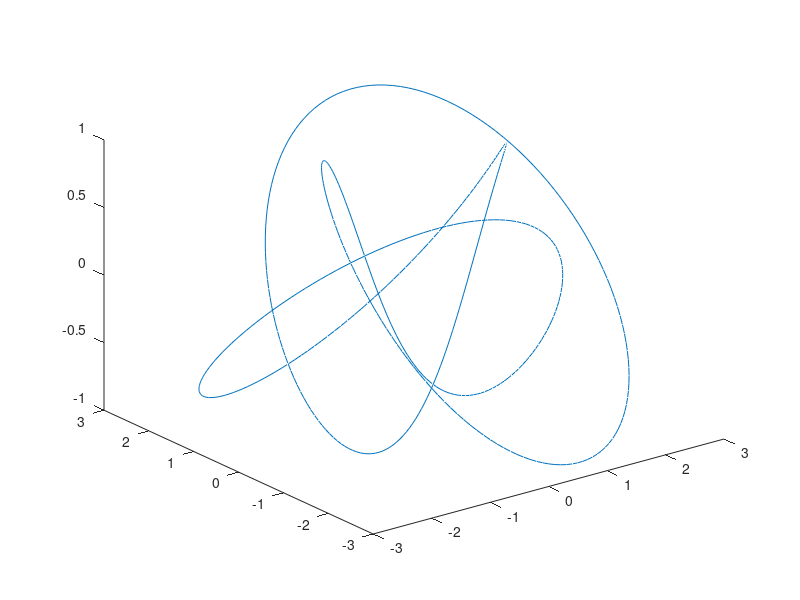

Here is the MATLAB script that generated this plot: (Note: this script raises an error after producing the figure.)
clear all;
close all;
flag = "Eight";

aFlag = true;

N = 500;

t = linspace(0,1,N);

% dt = (t(end)-t(1))/(N-1);

% Defining the curves chosen by the user

switch flag

case "Bezier"

Pts = [0 1 1 2;

0 randi(5)-2 randi(5)-3 0;

0 1 2 3];

Curv = Bezier(Pts, t*2);

case "Helix"

x = cos(pi.*2*t);

y = sin(pi.*2*t);

z = t*2;

Curv = [x; y; z];

case "Viviani Curve"

x = cos(pi.*2.*t).^2;

y = cos(pi.*2.*t).*sin(pi.*2.*t);

z = sin(pi.*2.*t);

Curv = [x; y; z];

case "Torus"

x = 1/3*(cos(pi.*2.*t) + 2*cos(2*pi.*2.*t));

y = 1/3*(sin(pi.*2.*t) - 2*sin(2*pi.*2.*t));

z = 1/3*(2*sin(pi.*2.*t));

Curv = [x; y; z];

case "Kink"

x = 1/3*(cos(pi.*2.*t) + 2*cos(2*pi.*2.*t));

y = 1/3*(sin(pi.*2.*t) - 2*sin(2*pi.*2.*t));

z = 1/3*(2*sin(pi.*2.*t));

Curv = [x; y; z];

case "New Knot"

x = cos(pi*2.*2.*t).*(3+cos(pi*3.*2.*t));

y = sin(pi*3.*2.*t).*(3+cos(pi*3.*2.*t));

z = sin(pi*4.*2.*t);

Curv = [x; y; z];

case "Circle"

x = cos(pi*2.*t);

y = sin(pi*2.*t);

z = zeros(size(t));

Curv = [x; y; z];

case "Circle2"

t=(t.^2+t).*0.5;

x = cos(pi*2.*t);

y = sin(pi*2.*t);

z = zeros(size(t));

Curv = [x; y; z];

case "My Knot"

    t=t.*2.*pi;
        A = 1;          % Amplitude
mu = pi;         % Mean
sigma = 0.2;      % Standard deviation


% Compute Gaussian function
gauss = A * exp(-(t - mu).^2 / (2 * sigma^2));


x=cos(t)+0.5.*gauss;
y=gauss.*-3.*sin(t)+sin(t);
z=0.3.*gauss.*-3.*sin(t);
Curv = [x;y;z];


    case "Cash"

        % Define the helix and motion parameters
radius = 10;            % Radius of the main helix
small_radius = 0.2;     % Radius of the high-frequency corkscrew
pitch = 15;             % Vertical distance for a single complete loop of the helix
high_freq = 15;         % Frequency multiplier for the high-frequency corkscrew
% num_points = 10000;     % Number of points along the helix
% dt = 0.05;              % Time step
% total_time = 10.0;      % Total time for the simulation
% time_steps = total_time / dt;

% Parametrize the helix 
t = t*2*pi;

x = radius * cos(t) - cos(t) .* small_radius .* cos(high_freq * t);
y = radius * sin(t) - sin(t) .* small_radius .* cos(high_freq * t);
z = small_radius * sin(high_freq * t);
Curv = [x;y;z];


    case "Eight"
        a=2*pi*t;
        x = (2 + cos(2*a)).*cos(3*a);
y = (2 + cos(2*a)).*sin(3*a);
z = sin(4*a);
Curv = [x;y;z];

    case "Trefoil"
        a=2*pi*t;
        x = sin(a) + 2*sin(2*a);
y = sin(3*a);
z = cos(a) - 2*cos(2*a);
Curv = [x;y;z];

case "Granny"
        a=2*pi*t;
       x = -0.22*cos(a) - 1.28*sin(a) - 0.44*cos(3*a) - 0.78*sin(3*a);
y = -0.1*cos(2*a) - 0.27*sin(2*a) + 0.38*cos(4*a) + 0.46*sin(4*a);
z = 0.7*cos(3*a) - 0.4*sin(3*a);
Curv = [x;y;z];


end

plot3(x,y,z)

%% Get uniform Spacing

%make uniformly spaced

pt = interparc(300,x,y,z);
pt = pt';
% pt=interparc(100,pt(1,:),pt(2,:),pt(3,:));
% pt=pt';

figure;
hold on
scatter3(pt(1,:),pt(2,:),pt(3,:))
plot3(pt(1,:),pt(2,:),pt(3,:))

edgeVals = edges(pt);

norms = sqrt(sum(edgeVals.^2, 1)); % Calculate norm for each vector

% Plot the norms
figure
plot(norms, 'LineWidth', 2);
xlabel('Index');
ylabel('Norm');
title('Norm of Deriv. Vectors along Curve');
grid on;




%% Compute curvature and torsion

[T,N,B,k,tor] = frenet(pt(1,:),pt(2,:),pt(3,:));
figure

hold on

plot(k, 'DisplayName', 'Curvature (k)');
plot(tor, 'DisplayName', 'Torsion (tor)');

legend;  % Add legend to identify the curves
xlabel('X-axis');  % Label the x-axis
ylabel('Y-axis');  % Label the y-axis
title('Curvature (k) and Torsion (tor)');  % Add a title


%% Compute PSI for NLSE

totalTor = cumsum(tor);

figure

hold on

plot(k, 'DisplayName', 'Curvature (norm of psi)');
plot(tor, 'DisplayName', 'Torsion (tor)');
plot(totalTor, 'DisplayName', 'Total Torsion (argument of psi)');

legend;  % Add legend to identify the curves
xlabel('X-axis');  % Label the x-axis
ylabel('Y-axis');  % Label the y-axis
title('Total Torsion (integral of tor)');  % Add a title

%% TRY ODE45

% Initial curve and time span
% Curv = initial_curve; % Replace initial_curve with your initial curve
y0 = Curv(:); % Reshape the curve to a column vector
tspan = [0,5]; % Time span for simulation

% Solve the ODE using ode45
[t, y] = ode23(@curveODE, tspan, y0);

%% PLOT ANIMATION
% Create a figure


figure
plot(t)
pause(1);
figure;
axis equal;
xlabel('X');
ylabel('Y');
zlabel('Z');
title('Curve Animation');

% Initialize animated line
curve_line = animatedline('Color', 'b', 'LineWidth', 2);

num_points = numel(y0) / 3;

view(45, 20);
% Set the axis limits (optionally remove this so it just fits the curves)
lim=3.5;
grid on;
xlim([-lim, lim]);
ylim([-lim, lim]);
zlim([-lim, 10]);

WINDOW=5; %%% WINDOW will plot every window'th iteration, use this to speed up or slow down visualization
for i = 1:WINDOW:numel(t)
    % Reshape the solution to get the points at the current time step
    points_at_current_time = reshape(y(i,:)', [3, num_points]);

    % Clear the previous points
    clearpoints(curve_line);


    % Add the current line
    addpoints(curve_line, points_at_current_time(1,:), points_at_current_time(2,:), points_at_current_time(3,:));

    drawnow;

    % Pause for animation speed
    % pause(0.1);
end



%% PLOT THE CURVE AND BINORMAL VECTORS

[Deriv] = derivFunc(Curv);

hold on;

% Plot the vectors
quiver3(Curv(1,:), Curv(2,:), Curv(3,:), Deriv(1,:), Deriv(2,:), Deriv(3,:), 'r', 'LineWidth', 2);

plot3(Curv(1,:), Curv(2,:), Curv(3,:), 'b'); 

hold off;

% Add labels, title, etc. if needed
xlabel('X');
ylabel('Y');
zlabel('Z');
title('Vector field along curve');
grid on;


%% FUnctions

function [kB]=derivFunc(Curve)

Curve = Curve(:, 1:end-1); %remove last point so overlaps don't fuck things up
    
% Get the number of points
num_points = size(Curve, 2);

% Initialize the edge and derivative matrix
edges = zeros(3, num_points);
kB= zeros(3, num_points);

% Compute edges
for i = 1:num_points
    % Current point
    current_point = Curve(:, i);
    
    % Next point (if we are at the last point, loop back to the first point)
    next_point = Curve(:, mod(i, num_points)+1);
    
    % Compute edge vector
    edge_vector = next_point - current_point;
    
    % Store edge vector in the edges matrix
    edges(:, i) = edge_vector;
end

for i = 1:num_points
    kB(:,i)=2.*cross(edges(:,mod(i-2, num_points)+1),edges(:,i))./(norm(edges(:,mod(i-2, num_points)+1)).*norm(edges(:,i))+dot(edges(:,mod(i-2, num_points)+1),edges(:,i)));%from paper, except further divided by the average norm of the vectors?
    kB(:,i)=kB(:,i)./(norm(edges(:,mod(i-2, num_points)+1))+norm(edges(:,i))).*2;
end

edges = [edges, edges(:, 1)]; %Add on last points back
kB = [kB, kB(:, 1)]; %
% kB=edges; %For testing REMOVE THIS LATER
end

function [edges]=edges(Curve)

Curve = Curve(:, 1:end-1); %remove last point so overlaps don't fuck things up
    
% Get the number of points
num_points = size(Curve, 2);

% Initialize the edge and derivative matrix
edges = zeros(3, num_points);
kB= zeros(3, num_points);

% Compute edges
for i = 1:num_points
    % Current point
    current_point = Curve(:, i);
    
    % Next point (if we are at the last point, loop back to the first point)
    next_point = Curve(:, mod(i, num_points)+1);
    
    % Compute edge vector
    edge_vector = next_point - current_point;
    
    % Store edge vector in the edges matrix
    edges(:, i) = edge_vector;
end

for i = 1:num_points
    kB(:,i)=2.*cross(edges(:,mod(i-2, num_points)+1),edges(:,i))./(norm(edges(:,mod(i-2, num_points)+1)).*norm(edges(:,i))+dot(edges(:,mod(i-2, num_points)+1),edges(:,i)));%from paper, except further divided by the average norm of the vectors?
    kB(:,i)=kB(:,i)./(norm(edges(:,mod(i-2, num_points)+1))+norm(edges(:,i))).*2;
end

edges = [edges, edges(:, 1)]; %Add on last points back
kB = [kB, kB(:, 1)]; %
% kB=edges; %For testing REMOVE THIS LATER
end


% ODE function
function dydt = curveODE(~, y)
    
    % Reshape y back to a matrix of points
    num_points = numel(y) / 3;
    points = reshape(y, [3, num_points]);

    % Compute the derivative of each point using derivFunc
    dydt = derivFunc(points);
    
    % Reshape dydt to a column vector
    dydt = dydt(:);
end





%%
function [T,N,B,k,tor] = frenet(x,y,z)

    if nargin == 2

        z = zeros(size(x));

    end

    % CONVERT TO COLUMN VECTOR

    x = x(:);

    y = y(:);

    z = z(:);

    overlap=3;

    prepend_x = x(end-overlap:end-1);

    prepend_y = y(end-overlap:end-1);

    prepend_z = z(end-overlap:end-1);

    pospend_x = x(2:overlap+1);

    pospend_y = y(2:overlap+1);

    pospend_z = z(2:overlap+1);

    x = [prepend_x; x; pospend_x];

    y = [prepend_y; y; pospend_y];

    z = [prepend_z; z; pospend_z];

    % SPEED OF CURVE

    dx = gradient(x);

    dy = gradient(y);

    dz = gradient(z);

    dr = [dx dy dz];

    ddx = gradient(dx);

    ddy = gradient(dy);

    ddz = gradient(dz);

    ddr = [ddx ddy ddz];

    % TANGENT

    T = dr./mag(dr,3);

    % DERIVIATIVE OF TANGENT

    dTx = gradient(T(:,1));

    dTy = gradient(T(:,2));

    dTz = gradient(T(:,3));

    dT = [dTx dTy dTz];

    % NORMAL

    N = dT./mag(dT,3);

    % BINORMAL

    B = cross(T,N);

    dBx = gradient(B(:,1));

    dBy = gradient(B(:,2));

    dBz = gradient(B(:,3));

    dB = [dBx dBy dBz];

    % CURVATURE

    % k = mag(dT,1);

    k = mag(cross(dr,ddr),1)./((mag(dr,1)).^3);

    % TORSION

    tor = -dot(dB,N,2);

 

    T = T(overlap+1:end-overlap, :);

    N = N(overlap+1:end-overlap, :);

    B = B(overlap+1:end-overlap, :);

    k = k(overlap+1:end-overlap);

    tor = tor(overlap+1:end-overlap);

end

 

 

function N = mag(T,n)

    % MAGNATUDE OF A VECTOR (Nx3)

    % M = mag(U)

    N = sum(abs(T).^2,2).^(1/2);

    d = find(N==0);

    N(d) = eps*ones(size(d));

    N = N(:,ones(n,1));

end